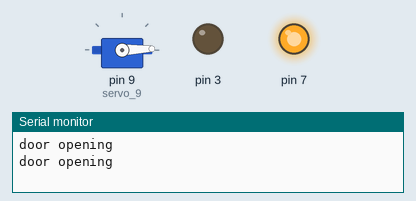
The sketch below on a simulated Arduino Uno, built with avr-gcc and run on an emulated ATmega328P. Parts: servo, output pins drawn as LEDs (lit = HIGH), the last lines printed to the serial monitor.

Above: at 0.05 s.
At 1.2 s:
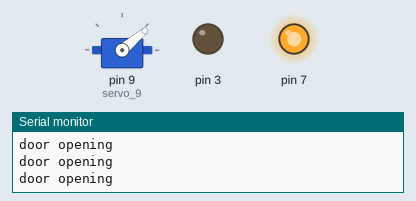
At 2.35 s:
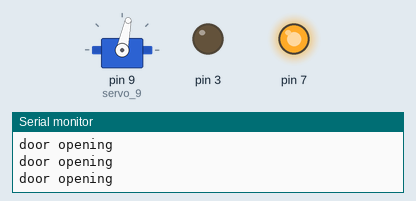
At 5.2 s:
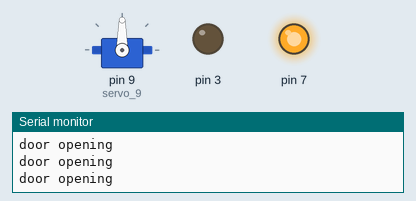
At 7.8 s:
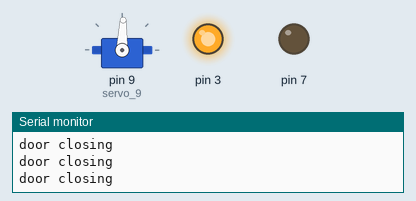
At 10.4 s:
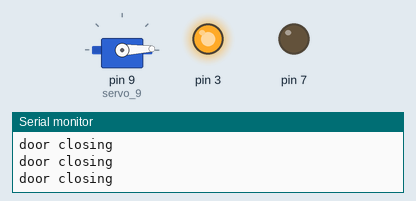
Timing chart, 0 to 13.6 s (numbered marks = the images above):
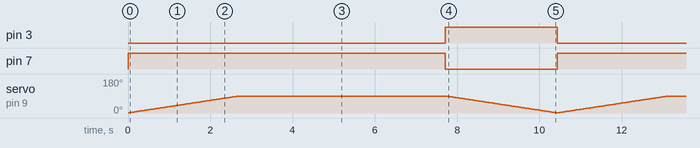

The sketch:

sketch_apr29a.ino
```cpp
#include <Servo.h>

int position = 0;

int i = 0;

int j = 0;

Servo servo_9;

void setup()
{
  servo_9.attach(9, 500, 2500);

  pinMode(7, OUTPUT);
  pinMode(3, OUTPUT);
  Serial.begin(9600);

  pinMode(10, OUTPUT);
}

void loop()
{
  position = 0;
  for (position = 1; position <= 90; position += 1) {
    servo_9.write(position);
    digitalWrite(7, HIGH);
    digitalWrite(3, LOW);
    Serial.println("door opening");
    delay(30); // Wait for 30 millisecond(s)
  }
  //tone(10, 523, 2000); // play tone 60 (C5 = 523 Hz), indicating that the door is open
  delay(5000); // Wait for 5000 millisecond(s)
  noTone(10);
  for (position = 90; position >= 1; position -= 1) {
    servo_9.write(position);
    digitalWrite(7, LOW);
    digitalWrite(3, HIGH);
    Serial.println("door closing");
    delay(30); // Wait for 30 millisecond(s)
  }
}
```

Measured:
- by itself, pin 3: alternates HIGH for 2.7 s and LOW for 7.7 s
- by itself, pin 7: alternates HIGH for 7.7 s and LOW for 2.7 s
